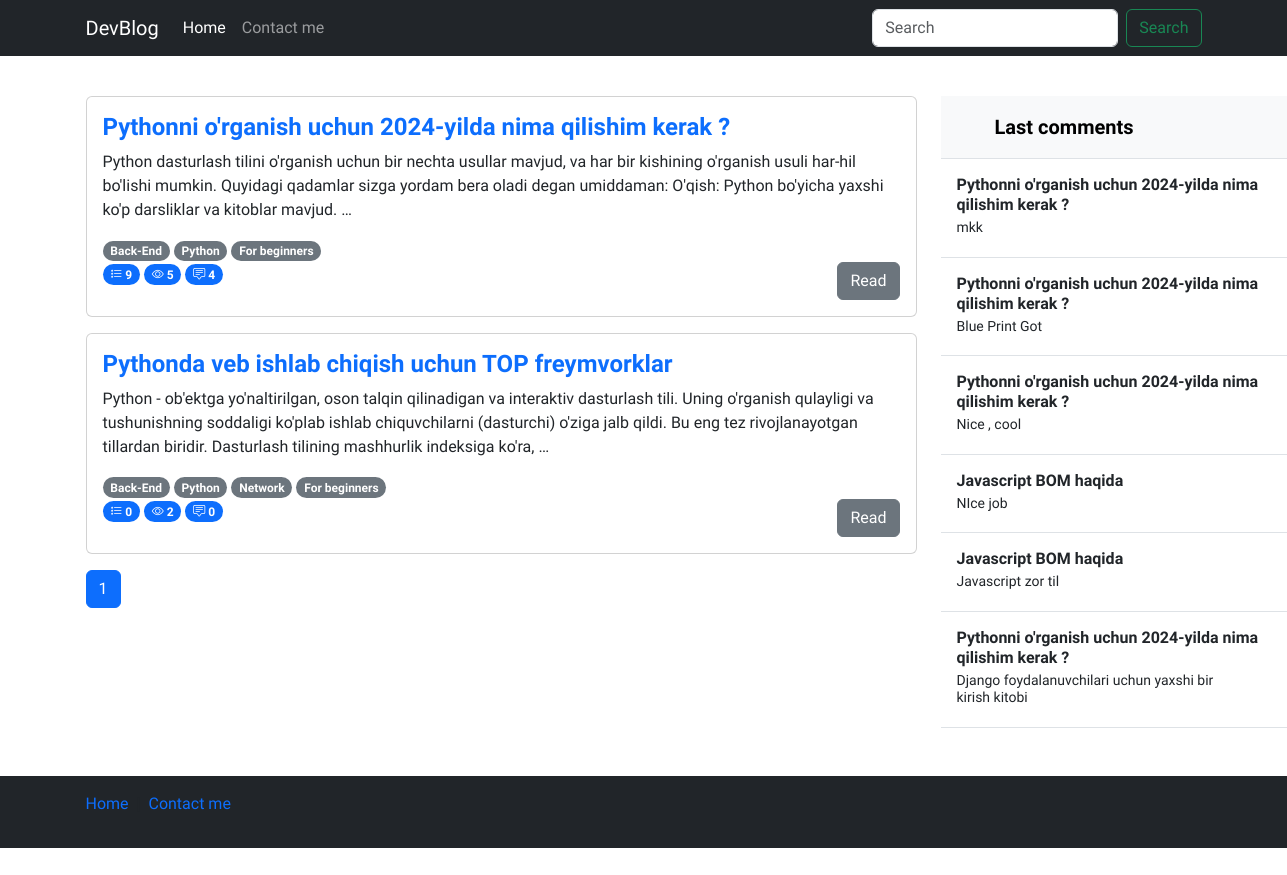
Page /python/posts on the committed database.
### blog/models.py (models this page shows, shortened)
class Post(models.Model):
    title = models.CharField(verbose_name="Post title",max_length=550)
    body = models.TextField(verbose_name="Post body")
    author = models.CharField(verbose_name="Post author",default="Admin",max_length=100)
    category = models.ForeignKey(Category, on_delete=models.PROTECT,related_name='posts')
    tag = models.ManyToManyField(Tag)
    views = models.PositiveIntegerField(default=0)
    publish_date = models.DateTimeField(verbose_name="Published time",auto_now_add=True)
    published = models.BooleanField(default=True)
    on_top = models.BooleanField(default=False)

class Tag(models.Model):
    name = models.CharField(verbose_name="Tag name",max_length=250)
    slug = models.SlugField(max_length=250, unique=True)

class Comment(models.Model):
    author = models.CharField(verbose_name="Comment author",max_length=100,blank=False)
    comment = models.TextField(verbose_name="Comment")
    post = models.ForeignKey(Post, on_delete=models.CASCADE, related_name='comments')

### blog/views.py (the view)
# urls.py: path("<category_slug>/posts", views.category_list, name='category_list'),
def category_list(request,category_slug):
    category = Category.objects.get(slug=category_slug)
    posts = Post.objects.filter(category=category)
    last_comments = Comment.objects.all().order_by("-id")[:10]
    paginator = Paginator(posts, 3)
    page_number = request.GET.get("page")
    page_obj = paginator.get_page(page_number)
    return render(request,"index.html",context={"page_obj":page_obj,"last_comments":last_comments} )

### templates/index.html (shortened to what this page needs)
{% load static %}
<!DOCTYPE html>
<html lang="en">
  <head>
    <link rel="stylesheet" href="{% static 'css/style.css' %}" />
    <link
      rel="stylesheet"
      href="https://cdn.jsdelivr.net/npm/bootstrap-icons@1.11.3/font/bootstrap-icons.min.css"
    />
    <link
      href="https://cdn.jsdelivr.net/npm/bootstrap@5.3.2/dist/css/bootstrap.min.css"
      rel="stylesheet"
    />
  </head>
  <body>
    <header>
      <nav class="navbar navbar-expand-md navbar-dark bg-dark mb-4">
        <div class="container">
          <a class="navbar-brand" href="/">DevBlog</a>
          <div class="collapse navbar-collapse" id="navbarCollapse">
            <ul class="navbar-nav me-auto mb-2 mb-md-0">
              <li class="nav-item">
                <a class="nav-link active" aria-current="page" href="#">Home</a>
              </li>
              <li class="nav-item">
                <a class="nav-link" href="#">Contact me</a>
              </li>
            </ul>
            <form
              class="d-flex"
              role="search"
              action="{% url 'blog:search' %}"
              method="get"
            >
              <input
                class="form-control me-2"
                name="query"
                type="search"
                placeholder="Search"
                aria-label="Search"
                control-id="ControlID-1"
              />
              <button
                class="btn btn-outline-success"
                type="submit"
                control-id="ControlID-2"
              >
                Search
              </button>
            </form>
          </div>
        </div>
      </nav>
    </header>
    <main>
      <section>
        <div class="container-md">
          <div class="row">
            <div class="col-sm-12 col-md-9">
              {% for post in page_obj %}
              <div class="card mb-3">
                <div class="card-body">
                  <div class="content">
                    <a
                      href="{% url 'blog:detail' post.id %}"
                      class="text-decoration-none"
                    >
                      <h4 class="card-title fw-bold">{{post.title}}</h4></a
                    >
                    <p class="card-text">{{post.body|truncatewords:'35'}}</p>
                    {% for tag in post.tag.all %}
                    <span class="badge rounded-pill text-bg-secondary"
                      >{{tag.name}}</span
                    >
                    {% endfor %}
                    <br />
                    <span class="badge bg-primary rounded-pill">
                      <i class="bi bi-list-stars"></i>
                      {{post.ratings.all.count}}
                    </span>
                    <span class="badge bg-primary rounded-pill">
                      <i class="bi bi-eye"></i>
                      {{post.views}}
                    </span>
                    <span class="badge bg-primary rounded-pill">
                      <i class="bi bi-chat-square-text"></i>
                      {{post.comments.all.count}}
                    </span>
                    <a
                      href="{% url 'blog:detail' post.id %}"
                      class="btn btn-secondary float-end"
                      >Read</a
                    >
                  </div>
                </div>
              </div>
              {% empty %}
              <h3>Posts not found !</h3>
              {% endfor %}
              <nav aria-label="...">
                <ul class="pagination">
                  {% for page in page_obj.paginator.page_range %}
                  <li class="page-item {% if page_obj.number == page %} active {% endif %}">
                    <a class="page-link" href="?page={{ page }}">{{ page }}</a>
                  </li>
                  {% endfor %}
                </ul>
              </nav>
            </div>
            <div class="col-sm-none col-md-3">
              <div
                class="d-flex flex-column align-items-stretch flex-shrink-0 bg-body-tertiary"
                style="width: 380px"
              >
                <a
                  href="/"
                  class="d-flex align-items-center flex-shrink-0 p-3 link-body-emphasis text-decoration-none border-bottom"
                >
                  <svg class="bi pe-none me-2" width="30" height="24">
                    <use xlink:href="#bootstrap"></use>
                  </svg>
                  <span class="fs-5 fw-semibold">Last comments</span>
                </a>
                <div
                  class="list-group list-group-flush border-bottom scrollarea"
                >
                  {% for comment in last_comments %}
                  <a
                    href="{% url 'blog:detail' comment.post.id %}"
                    class="list-group-item list-group-item-action py-3 lh-sm"
                  >
                    <div
                      class="d-flex w-100 align-items-center justify-content-between"
                    >
                      <strong class="mb-1">{{comment.post.title}}</strong>
                    </div>
                    <div class="col-10 mb-1 small">{{comment.comment}}</div>
                  </a>
                  {% endfor %}
                </div>
              </div>
            </div>
          </div>
        </div>
      </section>
    </main>
    <footer class="footer mt-auto text-white-50 bg-dark">
      <div class="container">
        <div class="row my-5">
          <div class="col-12">
            <nav
              style="--bs-breadcrumb-divider: '|'"
              aria-label="breadcrumb"
              class="py-3"
            >
              <ol class="breadcrumb">
                <li class="breadcrumb-item">
                  <a href="/" class="text-decoration-none">Home</a>
                </li>
                <li class="breadcrumb-item" aria-current="page">
                  <a href="#" class="text-decoration-none">Contact me</a>
                </li>
              </ol>
            </nav>
          </div>
        </div>
      </div>
    </footer>
  </body>
</html>

### staticfiles/css/style.css (style rules this page uses)
* { font-family: 'Onest', sans-serif !important; }

### rows in the picture
Post: title "Pythonni o'rganish uchun 2024-yilda nima qilishim kerak ?", body "Python dasturlash tilini o'rganish uchun bir nechta usullar mavjud, va har bir kishining o'rganish usuli har-hil bo'lishi mumkin. Quyidagi qadamlar sizga yordam bera oladi degan umiddaman: O'qish: Python bo'yicha yaxshi ko'p darsliklar va kitoblar mavjud. …", ratings.all.count "9", views "5", comments.all.count "4"
Tag: name "Back-End"
Tag: name "Python"
Tag: name "For beginners"
Post: title "Pythonda veb ishlab chiqish uchun TOP freymvorklar", body "Python - ob'ektga yo'naltirilgan, oson talqin qilinadigan va interaktiv dasturlash tili. Uning o'rganish qulayligi va tushunishning soddaligi ko'plab ishlab chiquvchilarni (dasturchi) o'ziga jalb qildi. Bu eng tez rivojlanayotgan tillardan biridir. Dasturlash tilining mashhurlik indeksiga ko'ra, …", ratings.all.count "0", views "2", comments.all.count "0"
Tag: name "Network"
Comment: post "Pythonni o'rganish uchun 2024-yilda nima qilishim kerak ?", comment "mkk"
Comment: post "Pythonni o'rganish uchun 2024-yilda nima qilishim kerak ?", comment "Blue Print Got"
Comment: post "Pythonni o'rganish uchun 2024-yilda nima qilishim kerak ?", comment "Nice , cool"
Comment: post "Javascript BOM haqida", comment "NIce job"
Comment: post "Javascript BOM haqida", comment "Javascript zor til"
Comment: post "Pythonni o'rganish uchun 2024-yilda nima qilishim kerak ?", comment "Django foydalanuvchilari uchun yaxshi bir kirish kitobi"

### other values in the picture
{{ page }} "1"
